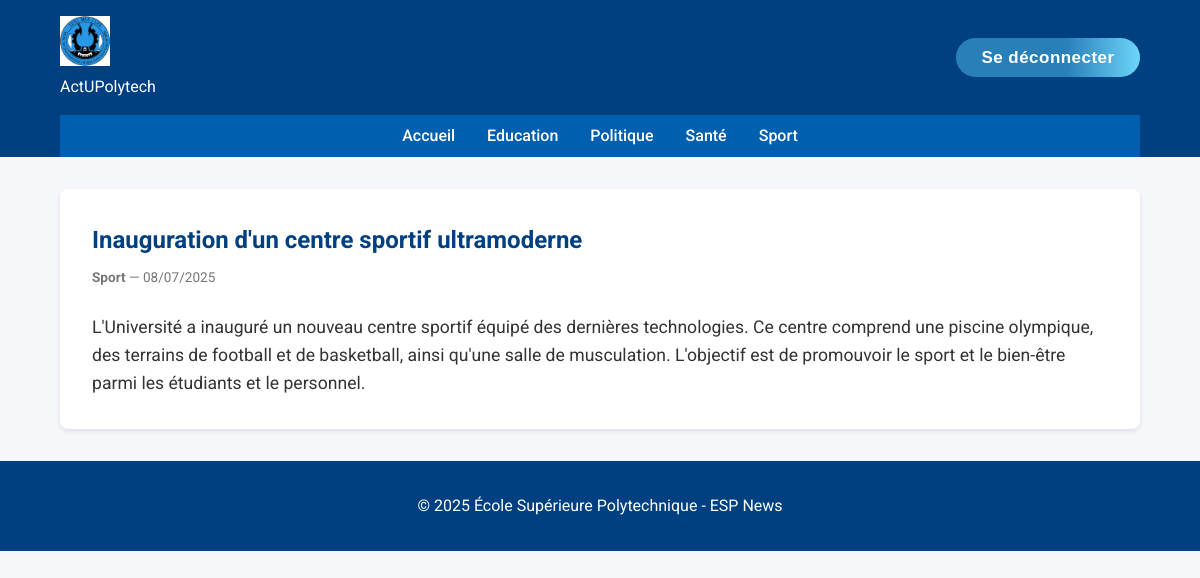
Page /index.php?controller=article&action=show&id=5 (signed in) on the committed database.
### tables this page shows
CREATE TABLE Categorie(
    id INT PRIMARY KEY AUTO_INCREMENT,
    libelle VARCHAR(20)
);

CREATE TABLE Article(
    id INT PRIMARY KEY AUTO_INCREMENT,
    titre VARCHAR(255),
    contenu TEXT,
    dateCreation DATETIME DEFAULT NOW(),
    dateModification DATETIME DEFAULT NOW() ON UPDATE NOW(),
    categorie INT,
    FOREIGN KEY (categorie) REFERENCES Categorie(id)
);

### app/controllers/articleController.php (called while the page is built, shortened)
<?php
require_once 'app\models\article.php';
class ArticleController {
    public function show($id) {
        $articleModel = new Article();
        $article = $articleModel->getArticleById($id);
        require_once 'app\views\article.php';
    }
}

### app/models/categorie.php (called while the page is built, shortened)
<?php
require_once __DIR__ . '/../views/includes/db.php';
class Categorie {
    private $pdo;
   public function __construct() {
        global $pdo;
        $this->pdo = $pdo;
    }
    public function getAllCategories() {
        $stmt = $this->pdo->query("SELECT id, libelle FROM Categorie ORDER BY libelle");
        return $stmt->fetchAll(PDO::FETCH_ASSOC);
    }
}

### app/models/article.php (called while the page is built, shortened)
<?php
require_once __DIR__ . '/../views/includes/db.php';
class Article {
    private $pdo;
    public function __construct() {
        global $pdo;
        $this->pdo = $pdo;
    }
    public function getArticleById($id) {
        $stmt = $this->pdo->prepare("SELECT a.*, c.libelle as categorieLibelle FROM Article a JOIN Categorie c ON a.categorie = c.id WHERE a.id = ?");
        $stmt->execute([$id]);
        return $stmt->fetch(PDO::FETCH_ASSOC);
    }
}
?>

### app/views/article.php (the view)
<?php include 'app\views\includes\header.php'; ?>
<?php if ($article): ?>
<article class="full-article">
  <h1><?= htmlspecialchars($article['titre']) ?></h1>
  <p class="card-meta">
    <strong><?= htmlspecialchars($article['categorieLibelle']) ?></strong> —
    <?= date('d/m/Y', strtotime($article['dateCreation'])) ?>
  </p>
  <div class="article-body">
    <?= nl2br(htmlspecialchars($article['contenu'])) ?>
  </div>
</article>
<?php else: ?>
  <p>Article non trouvé.</p>
<?php endif; ?>
<?php include 'app\views\includes\footer.php'; ?>

### app/views/includes/header.php (shortened to what this page needs)
<?php
require_once 'db.php';
require_once 'app\models\categorie.php';
$categoryModel = new Categorie();
$navCats = $categoryModel->getAllCategories();
?>
<!DOCTYPE html>
<html lang="fr">
<head>
  <link rel="stylesheet" href="public\styles.css">
</head>
<body>
<header class="site-header">
  <div class="header-top container">
    <div class="logo">
      <a href="/esp_news_mvc/index.php">
        <img src="public\img\logo.png" alt="ESP Logo">
      </a>
      <p>ActUPolytech</p>
    </div>
    <?php if (!empty($_SESSION['user_id'])): ?>
  <form action="?controller=auth&action=logout" method="post" >
    <button type="submit" class="logout-btn">Se déconnecter</button>
  </form>
<?php endif; ?>
  </div>
  <nav class="site-nav container" id="siteNav">
    <ul class="nav-list">
      <li><a href="/esp_news_mvc/index.php">Accueil</a></li>
      <?php foreach ($navCats as $cat): ?>
        <li>
          <a href="/esp_news_mvc/index.php?controller=categorie&action=index&id=<?= $cat['id'] ?>">
            <?= htmlspecialchars($cat['libelle']) ?>
          </a>
        </li>
      <?php endforeach; ?>
    </ul>
  </nav>
</header>
<main class="site-main container">

### public/styles.css (style rules this page uses)
* { margin:0; padding:0; box-sizing:border-box; }
body { font-family: 'Roboto', sans-serif; background:#f5f7fa; color:#333; line-height:1.6; }
.container { width:90%; max-width:1200px; margin:0 auto; }
.site-header { background:#004080; color:#fff; }
.header-top { display:flex; justify-content:space-between; align-items:center; padding:1rem 0; }
.logo img { height:50px; }
.site-nav { background:#0060b0; }
.nav-list { list-style:none; display:flex; justify-content:center; flex-wrap:wrap; }
.nav-list li { margin:0.5rem 1rem; }
.nav-list a { color:#fff; text-decoration:none; font-weight:500; }
.card-meta { font-size:0.85rem; color:#777; margin-bottom:1rem; }
.full-article { background:#fff; padding:2rem; border-radius:8px; box-shadow:0 2px 5px rgba(0,0,0,0.1); margin:2rem 0; }
.full-article h1 { color:#004080; margin-bottom:0.5rem; }
.article-body { margin-top:1.5rem; font-size:1.1rem; }
.logout-btn { background: linear-gradient(90deg, #2980b9 60%, #6dd5fa 100%); color: #fff; border: none; padding: 0.55em 1.5em; border-radius: 2em; font-weight: 600; font-size: 1.06em; box-shadow: 0 2px 8px rgba(41,128,185,0.07); cursor: pointer; transition: background 0.2s, transform 0.15s; outline: none; letter-spacing: 0.5px; }

### rows in the picture
categorie: libelle "Education"
categorie: libelle "Politique"
categorie: libelle "Santé"
categorie: libelle "Sport"
article: titre "Inauguration d'un centre sportif ultramoderne", categorie.libelle "Sport", dateCreation "08/07/2025", contenu "L'Université a inauguré un nouveau centre sportif équipé des dernières technologies. Ce centre comprend une piscine olympique, des terrains de football et de basketball, ainsi qu'une salle de musculation. L'objectif est de promouvoir le sport et le bien-être parmi les étudiants et le personnel."
